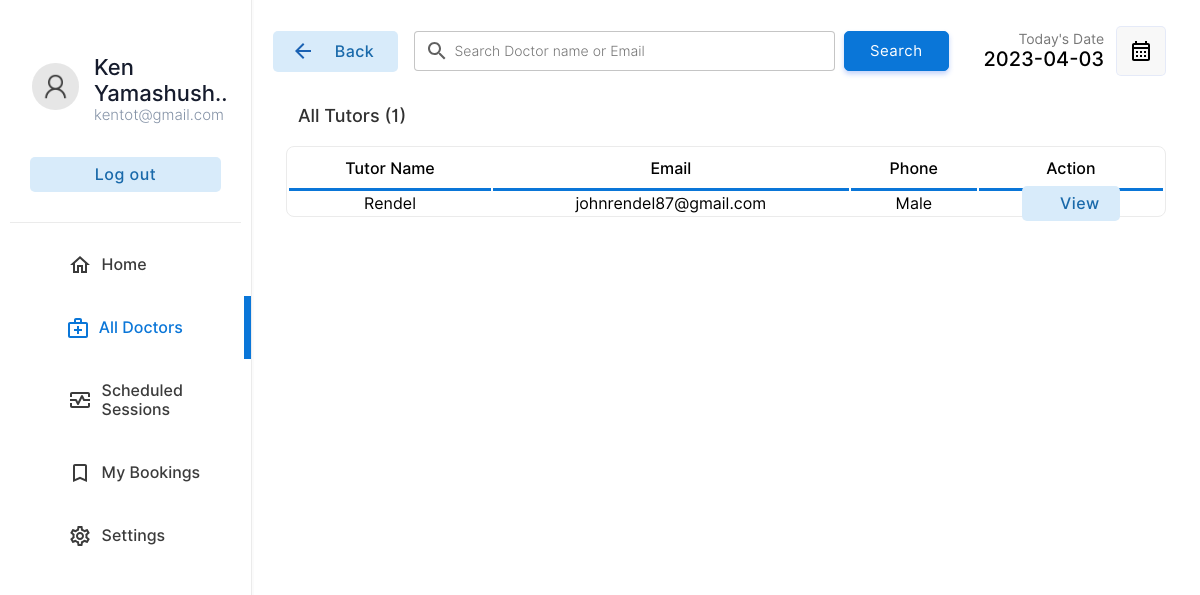
/tutee/doctors.php (signed in), run on the app's committed database.
### tables this page shows
CREATE TABLE `tbl_peer` (
  `peerid` int(10) NOT NULL,
  `fname` varchar(255) DEFAULT NULL,
  `mname` varchar(255) DEFAULT NULL,
  `lname` varchar(255) DEFAULT NULL,
  `studentnum` varchar(255) DEFAULT NULL,
  `sex` varchar(255) DEFAULT NULL,
  `bday` varchar(255) DEFAULT NULL,
  `email` varchar(255) DEFAULT NULL,
  `course` varchar(255) DEFAULT NULL,
  `year` int(10) DEFAULT NULL,
  `username` varchar(255) DEFAULT NULL,
  `password` varchar(255) DEFAULT NULL,
  `category` int(10) DEFAULT NULL
);

### tutee/doctors.php (the view, shortened to what this page needs)
<!DOCTYPE html>
<html lang="en">
<head>
    <link rel="stylesheet" href="../../edoc-doctor-appointment-system-main/css/animations.css">
    <link rel="stylesheet" href="../../edoc-doctor-appointment-system-main/css/main.css">
    <link rel="stylesheet" href="../../edoc-doctor-appointment-system-main/css/admin.css">
</head>
<body>
    <?php
    if(isset($_SESSION["username"])){
        if(($_SESSION["username"])=="" or $_SESSION['category']!=2){
            header("location: ../login.php");
        }else{
            $username=$_SESSION["username"];
        }
    }else{
        header("location: ../login.php");
    }
    include("../connect.php");
    $userrow = $database->query("select * from tbl_peer where username='$username'");
    $userfetch=$userrow->fetch_assoc();
    $email=$userfetch["email"];
    $fname=$userfetch["fname"];
    $lname=$userfetch["lname"];
    ?>
    <div class="container">
        <div class="menu">
            <table class="menu-container" border="0">
                <tr>
                    <td style="padding:10px" colspan="2">
                        <table border="0" class="profile-container">
                            <tr>
                                <td width="30%" style="padding-left:20px" >
                                    <img src="../../edoc-doctor-appointment-system-main/img/user.png" alt="" width="100%" style="border-radius:50%">
                                </td>
                                <td style="padding:0px;margin:0px;">
                                    <p class="profile-title"><?php echo substr($fname . ' ' . $lname,0,13)  ?>..</p>
                                    <p class="profile-subtitle"><?php echo substr($email,0,22)  ?></p>
                                </td>
                            </tr>
                            <tr>
                                <td colspan="2">
                                <a href="../logout.php" ><input type="button" value="Log out" class="logout-btn btn-primary-soft btn"></a>
                                </td>
                            </tr>
                    </table>
                    </td>
                </tr>
                <tr class="menu-row" >
                    <td class="menu-btn menu-icon-home " >
                        <a href="index.php" class="non-style-link-menu "><div><p class="menu-text">Home</p></a></div></a>
                <tr class="menu-row">
                    <td class="menu-btn menu-icon-doctor menu-active menu-icon-doctor-active">
                        <a href="doctors.php" class="non-style-link-menu non-style-link-menu-active"><div><p class="menu-text">All Doctors</p></a></div>
                <tr class="menu-row" >
                    <td class="menu-btn menu-icon-session">
                        <a href="schedule.php" class="non-style-link-menu"><div><p class="menu-text">Scheduled Sessions</p></div></a>
                    </td>
                </tr>
                <tr class="menu-row" >
                    <td class="menu-btn menu-icon-appoinment">
                        <a href="appointment.php" class="non-style-link-menu"><div><p class="menu-text">My Bookings</p></a></div>
                    </td>
                </tr>
                <tr class="menu-row" >
                    <td class="menu-btn menu-icon-settings">
                        <a href="settings.php" class="non-style-link-menu"><div><p class="menu-text">Settings</p></a></div>
                    </td>
                </tr>
        <div class="dash-body">
            <table border="0" width="100%" style=" border-spacing: 0;margin:0;padding:0;margin-top:25px; ">
                <tr >
                    <td width="13%">
                        <a href="doctors.php" ><button class="login-btn btn-primary-soft btn btn-icon-back" style="padding-top:11px;padding-bottom:11px;margin-left:20px;width:125px"><font class="tn-in-text">Back</font></button></a>
                    </td>
                    <td>
                        <form action="" method="post" class="header-search">
                            <input type="search" name="search" class="input-text header-searchbar" placeholder="Search Doctor name or Email" list="doctors">&nbsp;&nbsp;
                            <?php
                                $list11 = $database->query("select  fname, email from  tbl_peer where category=1;");
?>
                            <input type="Submit" value="Search" class="login-btn btn-primary btn" style="padding-left: 25px;padding-right: 25px;padding-top: 10px;padding-bottom: 10px;">
                        </form>
                    </td>
                    <td width="15%">
                        <p style="font-size: 14px;color: rgb(119, 119, 119);padding: 0;margin: 0;text-align: right;">
                            Today's Date
                        </p>
                        <p class="heading-sub12" style="padding: 0;margin: 0;">
                            <?php
                        $date = date('Y-m-d');
                        echo $date;
                        ?>
                        </p>
                    </td>
                    <td width="10%">
                        <button  class="btn-label"  style="display: flex;justify-content: center;align-items: center;"><img src="../../edoc-doctor-appointment-system-main/img/calendar.svg" width="100%"></button>
                    </td>
                </tr>
                <tr>
                    <td colspan="4" style="padding-top:10px;">
                        <p class="heading-main12" style="margin-left: 45px;font-size:18px;color:rgb(49, 49, 49)">All Tutors (<?php echo $list11->num_rows; ?>)</p>
                    </td>
                </tr>
                <tr>
                   <td colspan="4">
                       <center>
                        <div class="abc scroll">
                        <table width="93%" class="sub-table scrolldown" border="0">
                        <thead>
                        <tr>
                                <th class="table-headin">
                                Tutor Name
                                </th>
                                <th class="table-headin">
                                    Email
                                </th>
                                <th class="table-headin">
                                    Phone
                                </th>
                                <th class="table-headin">
                                    Action
                                </tr>
                        </thead>
                        <tbody style="text-align: center">
                        <?php
                        $result = $database->query("select * from tbl_peer where category=1;");
                        while($row = $result->fetch_assoc())
                        {
                            $peerid = $row['peerid'];
                            echo "<tr class=''>";
                            echo "<td class='table-data'>".$row['fname']."</td>";
                            echo "<td class='table-data'>".$row['email']."</td>";
                            echo "<td class='table-data'>".$row['sex']."</td>";
                            echo "<td class='table-data'><a href='?action=view&peerid=$peerid' class='login-btn btn-primary-soft btn'>View<a class='btn-view'> </a></a></td>";
                            echo "</tr>";
                        }
                        echo "</table>";
                        ?>
                        </table>
                        </div>
</body>
</html>

### css/main.css (style rules this page uses)
:root { --primarycolor: #0A76D8; --primarycolorhover: #006dd3; --btnice:#D8EBFA; --btnnicetext:#1b62b3; }
body { margin: 0; padding: 0; border-spacing: 0; font-family: 'Inter', sans-serif; }
.input-text { border-radius: 4px; border: 0.5px solid rgb(226, 226, 226); padding: 10px; width: 92%; transition: 0.2s; outline: none; }
.input-text { border: 1px solid #e9ecef; font-size: 14px; line-height: 26px; background-color: #fff; display: block; width: 100%; padding: .375rem .75rem; font-weight: 300; line-height: 1.5; color: #212529; background-color: #fff; background-clip: padding-box; -webkit-appearance: none; -moz-appearance: none; appearance: none; border-radius: .25rem; transition: border-color .15s ease-in-out,box-shadow .15s ease-in-out; }
.input-text::placeholder { font-family: 'Inter', sans-serif; }
.btn { cursor: pointer; padding: 8px 20px; outline: none; text-decoration: none; font-size: 15px; letter-spacing: 0.5px; transition: all 0.3s; border-radius: 5px; font-family: 'Inter', sans-serif; }
.btn-primary { background-color: var(--primarycolor) ; border: 1px solid var(--primarycolor) ; color: #fff ; box-shadow: 0 3px 5px 0 rgba(57,108,240,0.3); }
.btn-primary-soft { background-color: #D8EBFA ; color: #1969AA; font-weight: 500; font-size: 16px; border: none; }
.btn-label { margin-left: 10px; padding: 12px 12px; outline: none; text-decoration: none; font-size: 15px; letter-spacing: 0.5px; transition: all 0.3s; border-radius: 5px; background-color: #f0f0f073; border: 1px solid rgba(57,108,240,0.1) ; font-family: 'Inter', sans-serif; }
.sub-table { border: 1px solid #ebebeb; border-radius: 8px; }
.table-headin { font-size: 16px; font-weight: 500; padding: 10px; border-bottom: 3px solid var(--primarycolor); }
.abc { width: 100%; height: 550px; overflow: auto; }
input[type=search] { background-image: url('../img/search.svg'); background-position: 10px 50%; background-repeat: no-repeat; transition: 0.5s; padding: 8px 20px 8px 40px; }
.menu-btn { padding:6px; color: #3b3b3b; background-position: 30% 50%; background-repeat: no-repeat; transition: 0.5s; }
.menu-text { padding-left: 40%; font-weight: 500; font-size: 16px; }
.menu-active { color: var(--primarycolor); border-right: 7px solid var(--primarycolor); background-color: var(); }
.non-style-link-menu:link, .non-style-link-menu:visited, .non-style-link-menu:active { text-decoration: none; color: #3b3b3b; }
.non-style-link-menu-active:link, .non-style-link-menu-active:visited, .non-style-link-menu-active:active { text-decoration: none; color: var(--primarycolor); }
.menu-icon-doctor { background-image: url('../img/icons/doctors.svg'); }
.menu-icon-appoinment { background-image: url('../img/icons/book.svg'); }
.menu-icon-settings { background-image: url('../img/icons/settings.svg'); }
.menu-icon-session { background-image: url('../img/icons/session.svg'); }
.menu-icon-home { background-image: url('../img/icons/home.svg'); }
.menu-icon-doctor:hover,.menu-icon-doctor-active { color: var(--primarycolor); background-image: url('../img/icons/doctors-hover.svg'); }
.btn-icon-back { background-image: url('../img/icons/back-iceblue.svg'); background-position: 18px 50%; background-repeat: no-repeat; transition: 0.5s; padding: 8px 20px 8px 40px; }
.login-btn::before { content: "\f090"; font-family: "Font Awesome 5 Free"; font-weight: 900; margin-right: 5px; }

### css/admin.css (style rules this page uses)
.container { display: flex; flex-wrap: wrap; height: 100vh; }
.menu { border-right: 1.5px solid rgb(235, 235, 235); width: 21%; height: 100vh; box-shadow: 0 0px 0px 2px rgba(240, 240, 240, 0.3); }
.dash-body { width: 79%; height: 100vh; }
.menu-container { width: 100%; border-spacing: 0; }
.profile-title { font-weight: 500; color: #161c2d; font-size: 22px; margin: 0; text-align: left; padding-left: 8%; }
.profile-subtitle { font-weight: 300; color: #8492a6; font-size: 15px; margin: 0; text-align: left; padding-left: 8%; }
.logout-btn { margin-top: 30px; width: 85%; }
.profile-container { border-bottom: 1.5px solid rgb(235, 235, 235); padding-top: 18%; padding-bottom: 12%; text-align: center; }
.heading-main12 { font-weight: 500; font-size: 25px; }
.heading-sub12 { font-weight: 500; font-size: 20px; text-align: right; }
.header-search { display: flex; justify-content: center; }
.header-searchbar { width: 75%; background-color: rgba(255, 255, 255, 0.705); border: 0.5px solid rgba(190, 190, 190, 0.884); }

### tutee/doctors.php (style rules this page uses)
.sub-table { animation: transitionIn-Y-bottom 0.5s; }

### data on the page
tbl_peer: substr($fname . ' ' . $lname,0,13) "Ken Yamashush", email "kentot@gmail.com"
tbl_peer: fname "Rendel", email "johnrendel87@gmail.com", sex "Male"

### other printed values
$date "2023-04-03"
$list11->num_rows "1"
